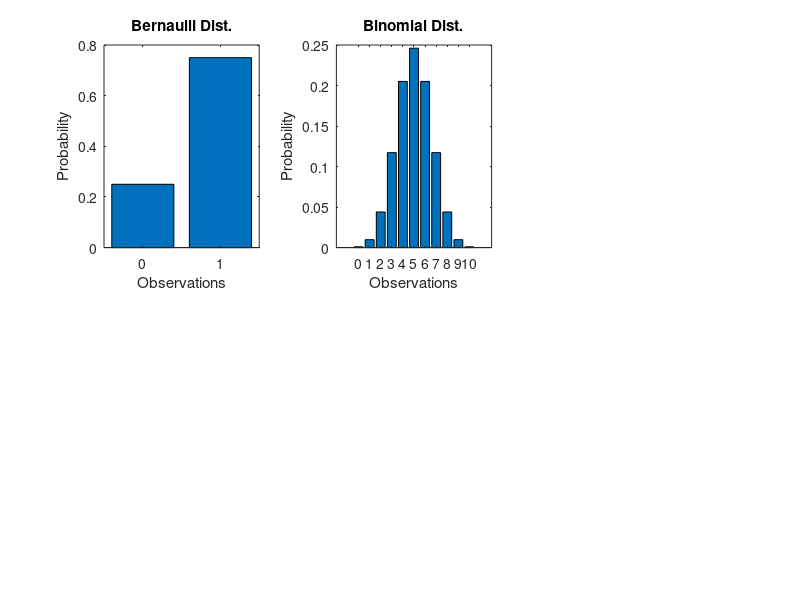

Here is the MATLAB script that generated this plot: (Note: this script raises an error after producing the figure.)
clc;
clear all;
close all;

%Bernaulli Distribution
p=0.75;
x=0:1;
y=binopdf(0:1,1,p);
subplot(2,3,1)
bar(x,y)
xlabel('Observations')
ylabel('Probability')
title('Bernaulli Dist.')

%Binomial Distribution
x=0:10;
y=binopdf(x,10,0.5);
subplot(2,3,2);
bar(x,y)
xlabel('Observations')
ylabel('Probability')
title('Binomial Dist.')

%Uniform Distribution
x=0:0.1:1;
y=unifpdf(x);
subplot(2,3,3);
bar(x,y)
xlabel('Observations')
ylabel('Probability')
title('Uniform Dist.')

%Normal Distribution
x=[-2,-1,0,1,2];
y=normpdf(x);
subplot(2,3,4)
bar(x,y)
xlabel('Observations')
ylabel('Probability')
title('Normal Dist.')

%poissions Distribution
x=0:15;
y=poisspdf(x,4);
subplot(2,3,5)
bar(x,y,1)
xlabel('Observations')
ylabel('Probability')
title('Poissions Dist.')

%Exponential Distribution
x=0:1:10;
y=exppdf(x,2);
subplot(2,3,6)
bar(x,y)
xlabel('Observations')
ylabel('Probability')
title('Exponential Dist.')
